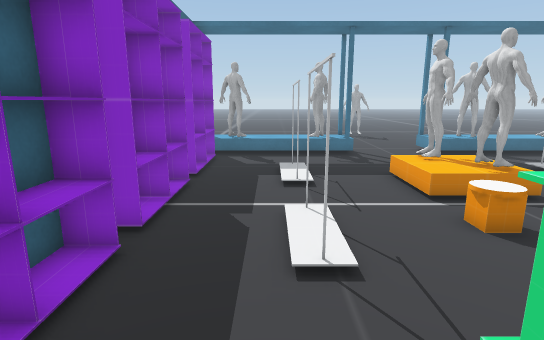
[1] (above)

16 first-person views from a walk through a Unity game level. The camera is 1.3 m above the floor, tilts 12° down and sees 80° across. The floor is counted in squares, 0.5 m on a side. Each view is taken from the middle of a square. On the plan, view 1 faces up. The plan holds only what a view shows up to about 20 squares ahead; the rest is blank. The place goes on beyond the plan.

[2]
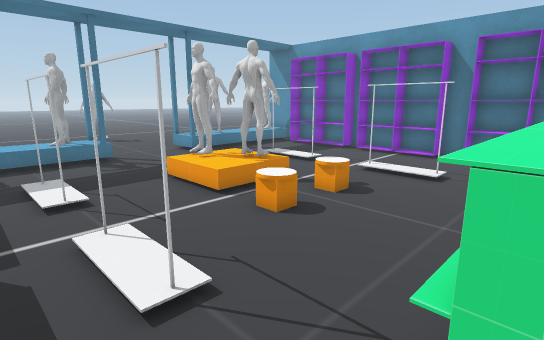

[3]
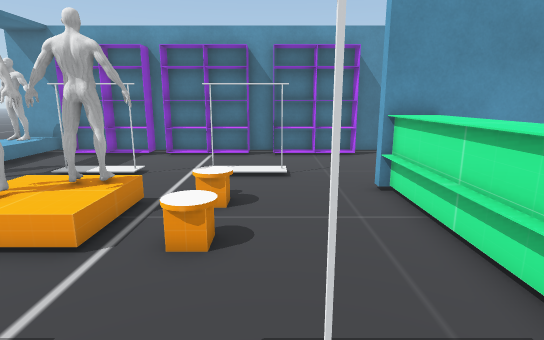

[4]
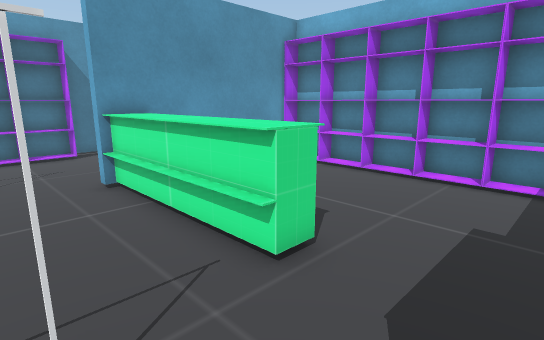

[5]
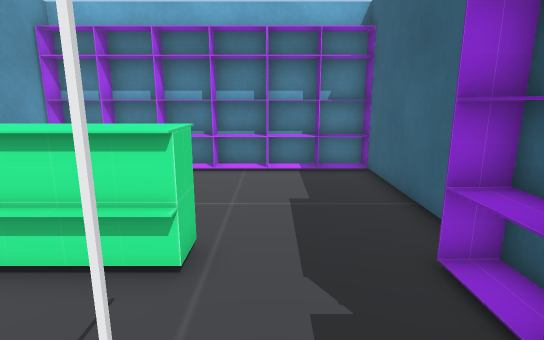

[6]
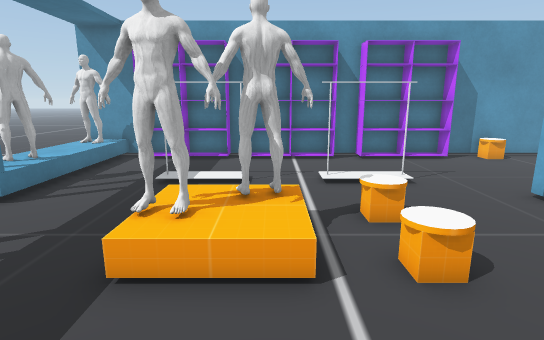

[7]
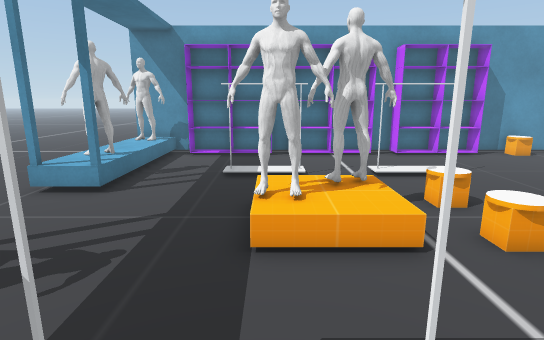

[8]
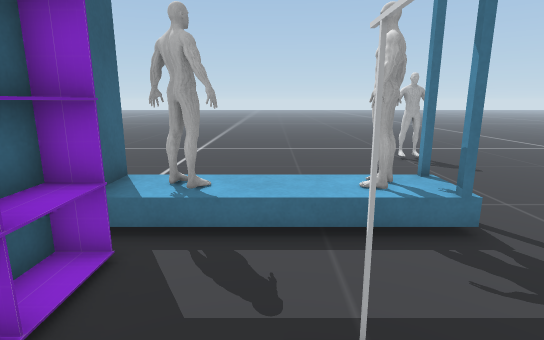

[9]
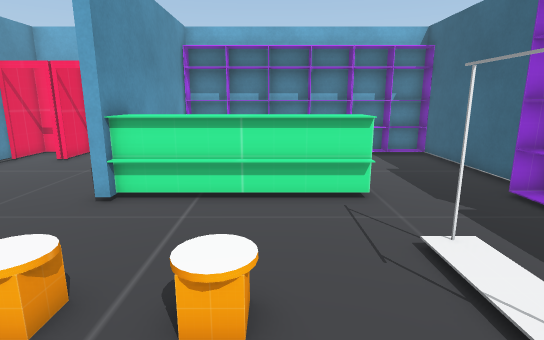

[10]
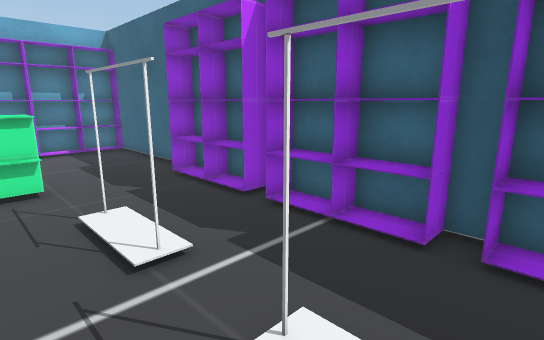

[11]
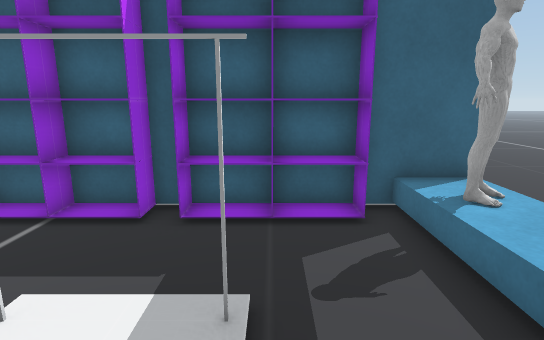

[12]
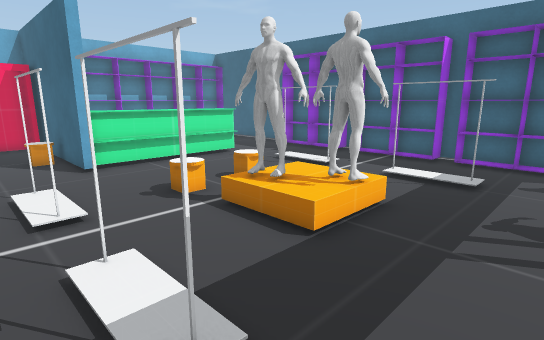

[13]
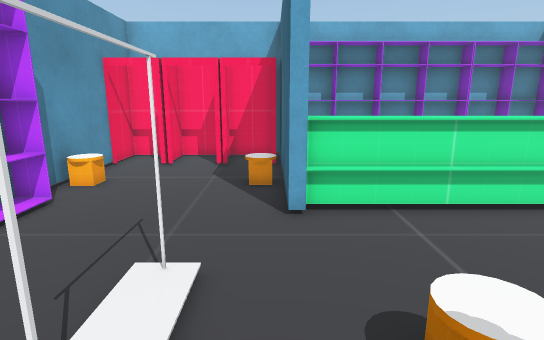

[14]
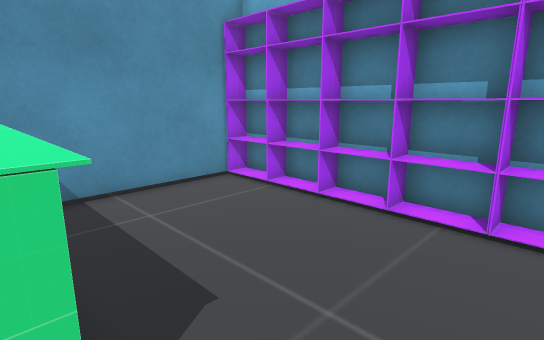

[15]
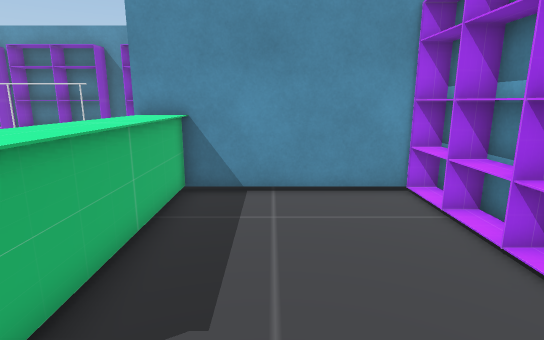

[16]
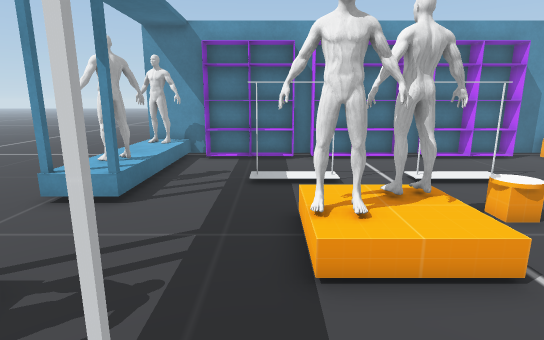

### Floor plan
Key: @ floor where view 1 was taken; # wall or solid block; . floor; / step, stairs or slope; S shelf; T thing the floor can be seen under or through; O other object.
Columns run from 4 left of view 1 to 16 right of it. Each row starts with its distance up from view 1.
 18 ##/////O#...#O////# #
 17 #OOOOOOOO....OOOOO###
 16 # OOOOO#O...#OOOOO###
 15 #S.................S#
 14 #S.................S#
 13 #S...O.........O...S#
 12 #S...O...TT....O...S#
 11 #S...O...TTO...O...S#
 10 #S...O...TTO...O...S#
  9 #S.......OTT.......S#
  8 #S........TT.......S#
  7 #S...O.....O...O...S#
  6 #S...O.........O...S#
  5 #S...O.........O...S#
  4 #S.................S#
  3 #S.................S#
  2 #S...OOOOOOOO......S#
  1 #S...OOOOOOOO#.....S#
  0 # ..@OOOOOOO##..... #
 -1 #...........##.....O#
 -2 #...........##......#
 -3 #...........##..... #
 -4 #...........##.....##
 -5 # ..........##.#.####
 -6 #SSSSSSSSSSS####### #
 -7 #####################

Positions as (right, up) in squares from view 1, and headings:
1: (0, 0), facing up
2: (-1, 1), facing up-right
3: (-1, 5), facing right
4: (-2, 5), facing down-right
5: (0, 6), facing down
6: (0, 9), facing right
7: (-1, 11), facing right
8: (0, 10), facing up
9: (4, 10), facing down
10: (3, 12), facing down-left
11: (4, 13), facing left
12: (12, 15), facing down-left
13: (9, 9), facing down
14: (-1, 1), facing down-right
15: (-1, -2), facing right
16: (0, 12), facing right
